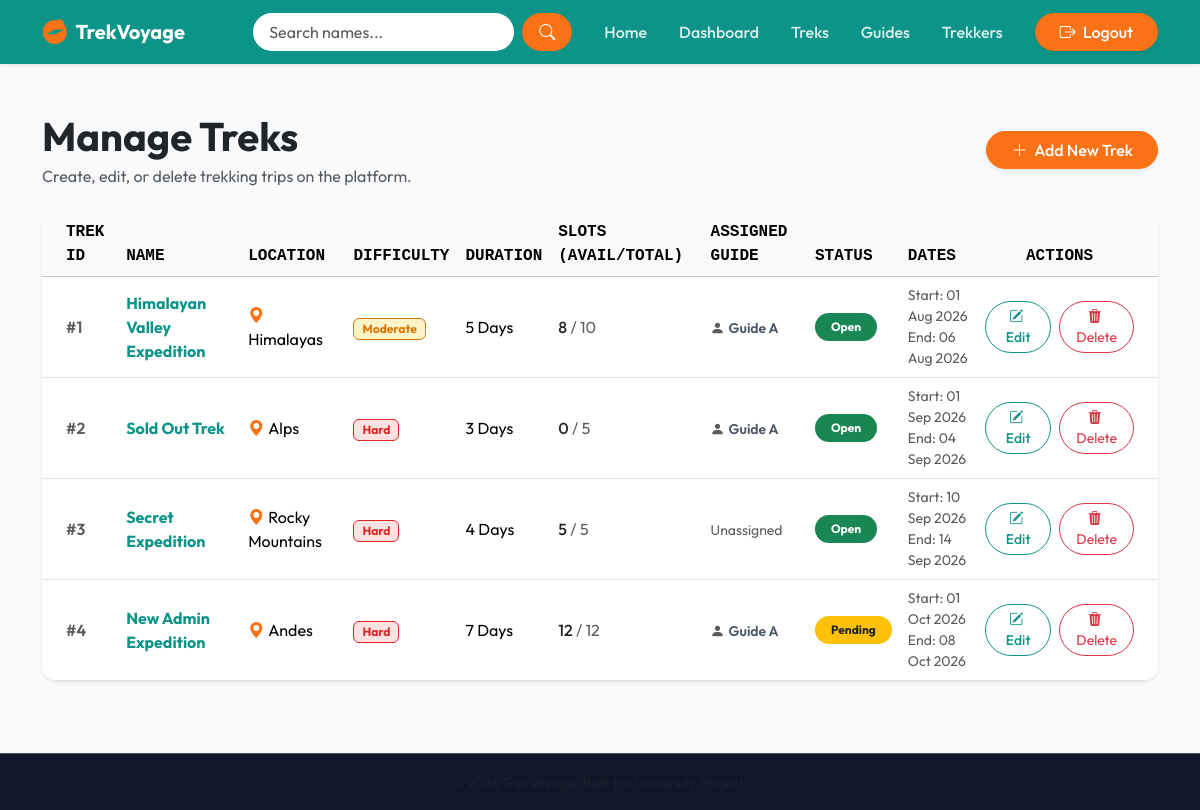
/admin/treks (signed in), run on an earlier commit of the app's database.
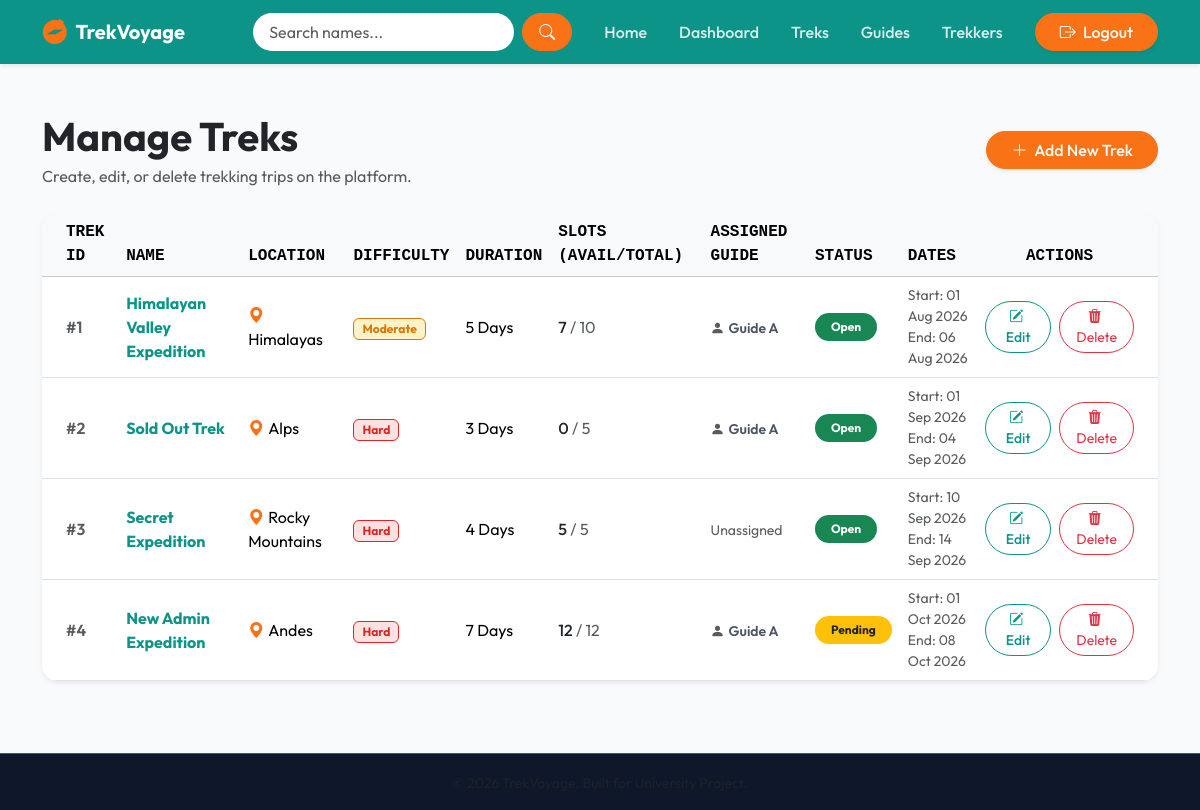
And on a later commit of the database.
### models.py (models this page shows, shortened)
class Trek(db.Model):
    __tablename__ = 'treks'
    id = db.Column(db.Integer, primary_key=True)
    name = db.Column(db.String(150), nullable=False)
    location = db.Column(db.String(150), nullable=False)
    difficulty = db.Column(db.String(20), nullable=False)
    duration_days = db.Column(db.Integer, nullable=False)
    available_slots = db.Column(db.Integer, nullable=False)
    total_slots = db.Column(db.Integer, nullable=False)
    assigned_staff_id = db.Column(db.Integer, db.ForeignKey('users.id'), nullable=True)
    status = db.Column(db.String(20), nullable=False, default='Pending')
    start_date = db.Column(db.Date, nullable=False)
    end_date = db.Column(db.Date, nullable=False)
    bookings = db.relationship('Booking', backref='trek', lazy=True, cascade="all, delete-orphan")

class User(db.Model, UserMixin):
    __tablename__ = 'users'
    id = db.Column(db.Integer, primary_key=True)
    name = db.Column(db.String(100), nullable=False)
    email = db.Column(db.String(120), unique=True, nullable=False, index=True)
    password_hash = db.Column(db.String(256), nullable=False)
    role = db.Column(db.String(20), nullable=False, default='user')
    status = db.Column(db.String(20), nullable=False, default='pending')
    contact = db.Column(db.String(20), nullable=True)
    created_at = db.Column(db.DateTime, nullable=False, default=datetime.utcnow)
    bookings = db.relationship('Booking', backref='user', lazy=True, cascade="all, delete-orphan")
    assigned_treks = db.relationship('Trek', backref='assigned_staff', lazy=True)

### routes/admin_routes.py (the view)
@admin.route('/treks')
@login_required
@admin_required
def manage_treks():
    treks_list = Trek.query.order_by(Trek.start_date.asc()).all()
    return render_template('admin/manage_treks.html', treks=treks_list)

### app.py (called while the page is built)
def create_app(config_class=Config):
    app = Flask(__name__)
    app.config.from_object(config_class)
    os.makedirs(app.instance_path, exist_ok=True)
    db.init_app(app)
    login_manager.init_app(app)
    @login_manager.user_loader
    def load_user(user_id):
        user_record = User.query.get(int(user_id))
        if user_record and user_record.status == 'blacklisted':
            return None
        return user_record
    app.register_blueprint(auth_bp, url_prefix='/auth')
    app.register_blueprint(admin_bp, url_prefix='/admin')
    app.register_blueprint(staff_bp, url_prefix='/staff')
    app.register_blueprint(user_bp, url_prefix='/user')
    app.register_blueprint(api_bp, url_prefix='/api')
    @app.route('/')
    def index():
        return render_template('index.html')
    with app.app_context():
        db.create_all()
    return app

### routes/utils.py (called while the page is built)
def admin_required(f):
    @wraps(f)
    def decorated_function(*args, **kwargs):
        if not current_user.is_authenticated:
            flash("Please sign in to access this page.", "warning")
            return redirect(url_for('auth.login'))
        if current_user.role != 'admin':
            abort(403)
        return f(*args, **kwargs)
    return decorated_function

### templates/admin/manage_treks.html (shortened to what this page needs)
{% extends "base.html" %}
{% block content %}
<div class="container">
    <div class="row align-items-center mb-4">
        <div class="col-sm-6">
            <h1 class="fw-bold mb-1">Manage Treks</h1>
            <p class="text-muted mb-0">Create, edit, or delete trekking trips on the platform.</p>
        </div>
        <div class="col-sm-6 text-sm-end mt-3 mt-sm-0">
            <a href="{{ url_for('admin.create_trek') }}" class="btn btn-orange-accent px-4 rounded-pill shadow-sm">
                <i class="bi bi-plus-lg me-1"></i> Add New Trek
            </a>
        </div>
    </div>
    <div class="card border-0 shadow-sm rounded-4 overflow-hidden mb-5">
        <div class="table-responsive">
            <table class="table table-hover align-middle mb-0">
                <thead class="table-light text-uppercase font-monospace fs-7 text-secondary">
                    <tr>
                        <th class="ps-4">Trek ID</th>
                        <th>Name</th>
                        <th>Location</th>
                        <th>Difficulty</th>
                        <th>Duration</th>
                        <th>Slots (Avail/Total)</th>
                        <th>Assigned Guide</th>
                        <th>Status</th>
                        <th>Dates</th>
                        <th class="pe-4 text-center">Actions</th>
                    </tr>
                </thead>
                <tbody>
                    {% if treks %}
                        {% for trek in treks %}
                            <tr>
                                <td class="ps-4 fw-semibold text-muted">#{{ trek.id }}</td>
                                <td><span class="fw-bold text-teal-custom">{{ trek.name }}</span></td>
                                <td><i class="bi bi-geo-alt-fill text-orange-custom me-1"></i>{{ trek.location }}</td>
                                <td>
                                    {% if trek.difficulty == 'Easy' %}
                                        <span class="badge bg-success-soft text-success px-2 py-1 border border-success border-opacity-25 rounded">Easy</span>
                                    {% elif trek.difficulty == 'Moderate' %}
                                        <span class="badge bg-warning-soft text-warning px-2 py-1 border border-warning border-opacity-25 rounded text-dark">Moderate</span>
                                    {% else %}
                                        <span class="badge bg-danger-soft text-danger px-2 py-1 border border-danger border-opacity-25 rounded">Hard</span>
                                    {% endif %}
                                </td>
                                <td>{{ trek.duration_days }} Days</td>
                                <td>
                                    <span class="fw-medium text-dark">{{ trek.available_slots }}</span>
                                    <span class="text-muted">/ {{ trek.total_slots }}</span>
                                </td>
                                <td>
                                    {% if trek.assigned_staff %}
                                        <span class="small fw-semibold text-secondary"><i class="bi bi-person-fill text-muted me-1"></i>{{ trek.assigned_staff.name }}</span>
                                    {% else %}
                                        <span class="text-muted small italic">Unassigned</span>
                                    {% endif %}
                                </td>
                                <td>
                                    {% if trek.status == 'Open' %}
                                        <span class="badge bg-success rounded-pill px-3 py-2">Open</span>
                                    {% elif trek.status == 'Closed' %}
                                        <span class="badge bg-danger rounded-pill px-3 py-2">Closed</span>
                                    {% elif trek.status == 'Pending' %}
                                        <span class="badge bg-warning text-dark rounded-pill px-3 py-2">Pending</span>
                                    {% elif trek.status == 'Completed' %}
                                        <span class="badge bg-secondary rounded-pill px-3 py-2">Completed</span>
                                    {% elif trek.status == 'Approved' %}
                                        <span class="badge bg-primary rounded-pill px-3 py-2">Approved</span>
                                    {% else %}
                                        <span class="badge bg-info rounded-pill px-3 py-2">{{ trek.status }}</span>
                                    {% endif %}
                                </td>
                                <td>
                                    <small class="text-muted d-block">Start: {{ trek.start_date.strftime('%d %b %Y') }}</small>
                                    <small class="text-muted d-block">End: {{ trek.end_date.strftime('%d %b %Y') }}</small>
                                </td>
                                <td class="pe-4 text-center">
                                    <div class="d-flex justify-content-center gap-2">
                                        <a href="{{ url_for('admin.edit_trek', trek_id=trek.id) }}" class="btn btn-sm btn-outline-teal rounded-pill px-3">
                                            <i class="bi bi-pencil-square me-1"></i>Edit
                                        </a>
                                        <form action="{{ url_for('admin.delete_trek', trek_id=trek.id) }}" method="POST" onsubmit="return confirm('Are you sure you want to delete this trek? This action cannot be undone.');" style="display:inline;">
                                            <button type="submit" class="btn btn-sm btn-outline-danger rounded-pill px-3">
                                                <i class="bi bi-trash3-fill me-1"></i>Delete
                                            </button>
                                        </form>
                                    </div>
                                </td>
                            </tr>
                        {% endfor %}
                    {% endif %}
                </tbody>
            </table>
        </div>
    </div>
</div>
{% endblock %}

### templates/base.html (shortened to what this page needs)
<!DOCTYPE html>
<html lang="en">
<head>
    <link href="https://cdn.jsdelivr.net/npm/bootstrap@5.3.3/dist/css/bootstrap.min.css" rel="stylesheet">
    <link rel="stylesheet" href="https://cdn.jsdelivr.net/npm/bootstrap-icons@1.11.3/font/bootstrap-icons.min.css">
    <link rel="stylesheet" href="{{ url_for('static', filename='css/style.css') }}">
</head>
<body class="bg-light-custom text-dark">
    <nav class="navbar navbar-expand-lg navbar-dark bg-teal-custom sticky-top shadow-sm">
        <div class="container">
            <a class="navbar-brand d-flex align-items-center" href="{{ url_for('index') }}">
                <i class="bi bi-compass-fill me-2 brand-icon"></i>
                <span class="fw-bold tracking-wider">TrekVoyage</span>
            </a>
            <div class="collapse navbar-collapse" id="navbarNav">
                <div class="d-flex flex-column flex-lg-row align-items-center ms-auto w-100 justify-content-end">
                    {% if current_user.is_authenticated and current_user.role == 'admin' %}
                        <form class="d-flex my-2 my-lg-0 me-lg-3" action="{{ url_for('admin.search') }}" method="GET">
                            <input class="form-control rounded-pill border-0 px-3 me-2" type="search" name="q" placeholder="Search names..." aria-label="Search" required value="{{ request.args.get('q', '') }}">
                            <button class="btn btn-orange-accent rounded-pill px-3" type="submit"><i class="bi bi-search"></i></button>
                        </form>
                    {% endif %}
                    <ul class="navbar-nav align-items-center">
                        <li class="nav-item">
                            <a class="nav-link" href="{{ url_for('index') }}">Home</a>
                        </li>
                        {% if current_user.is_authenticated %}
                            {% if current_user.role == 'admin' %}
                                <li class="nav-item">
                                    <a class="nav-link" href="{{ url_for('admin.admin_dashboard') }}">Dashboard</a>
                                </li>
                                <li class="nav-item">
                                    <a class="nav-link" href="{{ url_for('admin.manage_treks') }}">Treks</a>
                                </li>
                                <li class="nav-item">
                                    <a class="nav-link" href="{{ url_for('admin.manage_staff') }}">Guides</a>
                                </li>
                                <li class="nav-item">
                                    <a class="nav-link" href="{{ url_for('admin.manage_users') }}">Trekkers</a>
                                </li>
                            {% elif current_user.role == 'staff' %}
                                <li class="nav-item">
                                    <a class="nav-link" href="{{ url_for('staff.staff_dashboard') }}">Staff Portal</a>
                                </li>
                            {% endif %}
                            <li class="nav-item ms-lg-3 my-2 my-lg-0">
                                <a class="btn btn-orange-accent px-4 rounded-pill shadow-sm" href="{{ url_for('auth.logout') }}">
                                    <i class="bi bi-box-arrow-right me-1"></i> Logout
                                </a>
                            </li>
                        {% endif %}
                    </ul>
                </div>
            </div>
        </div>
    </nav>
    <main class="py-4">
        {% block content %}{% endblock %}
    </main>
    <footer class="footer mt-auto py-3 bg-dark text-light-50 text-center border-top border-secondary border-opacity-25">
        <div class="container">
            <small class="text-muted">&copy; 2026 TrekVoyage. Built for University Project.</small>
        </div>
    </footer>
</body>
</html>

### static/css/style.css (style rules this page uses)
:root { --primary-teal: #0d9488; --primary-teal-dark: #0f766e; --accent-orange: #f97316; --accent-orange-dark: #ea580c; --success-color: #0f766e; --success-soft: #f0fdfa; --warning-color: #d97706; --warning-soft: #fef3c7; --danger-color: #dc2626; --danger-soft: #fee2e2; --info-color: #2563eb; --info-soft: #dbeafe; --secondary-color: #4b5563; --secondary-soft: #f3f4f6; --teal-soft: #f0fdfa; --orange-soft: #fff7ed; --dark-bg: #0f172a; --light-bg: #f8fafc; --white: #ffffff; --font-primary: 'Outfit', sans-serif; --card-shadow: 0 10px 15px -3px rgba(0, 0, 0, 0.05), 0 4px 6px -4px rgba(0, 0, 0, 0.05); --card-shadow-hover: 0 20px 25px -5px rgba(0, 0, 0, 0.1), 0 8px 10px -6px rgba(0, 0, 0, 0.1); }
body { font-family: var(--font-primary); background-color: var(--light-bg) !important; min-height: 100vh; display: flex; flex-direction: column; }
main { flex: 1 0 auto; }
.bg-teal-custom { background-color: var(--primary-teal) !important; }
.brand-icon { font-size: 1.6rem; color: var(--accent-orange); transition: transform 0.4s ease; }
.navbar .nav-link { color: rgba(255, 255, 255, 0.85) !important; font-weight: 500; padding: 0.5rem 1rem !important; border-radius: 20px; transition: all 0.2s ease-in-out; }
.btn-orange-accent { background-color: var(--accent-orange) !important; border-color: var(--accent-orange) !important; color: var(--white) !important; font-weight: 500; transition: all 0.25s ease-in-out !important; }
.btn-outline-teal { color: var(--primary-teal) !important; border-color: var(--primary-teal) !important; font-weight: 500; transition: all 0.25s ease-in-out !important; }
.text-teal-custom { color: var(--primary-teal) !important; }
.text-orange-custom { color: var(--accent-orange) !important; }
.bg-warning-soft { background-color: var(--warning-soft) !important; }
.text-warning { color: var(--warning-color) !important; }
.border-warning { border-color: var(--warning-color) !important; }
.bg-danger-soft { background-color: var(--danger-soft) !important; }
.text-danger { color: var(--danger-color) !important; }
.border-danger { border-color: var(--danger-color) !important; }
.text-secondary { color: var(--secondary-color) !important; }
.border-secondary { border-color: var(--secondary-color) !important; }
.footer { background-color: var(--dark-bg) !important; }

What changed in the data, as far as the page shows it:
changed Trek "Himalayan Valley Expedition": available_slots "8" → "7"
